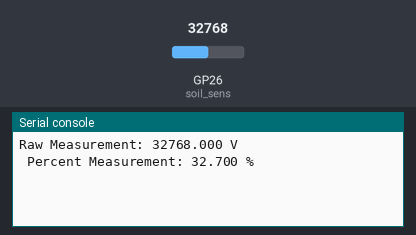
The program below on a simulated Raspberry Pi Pico running CircuitPython. Parts: the last lines printed to the serial console. The test bench sets the inputs (shaded band); at power-on: GP26 (soil_sens) = 32768 (analog values on the 0–65535 scale).

Above: at 1.2 s.
1.3 s: GP26 (soil_sens) set to 45874
At 2.6 s:
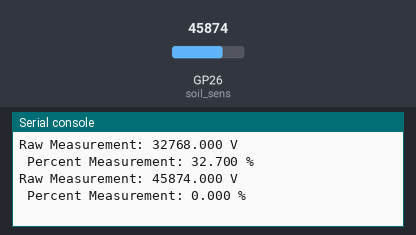
2.8 s: GP26 (soil_sens) set to 57670
At 5.5 s:
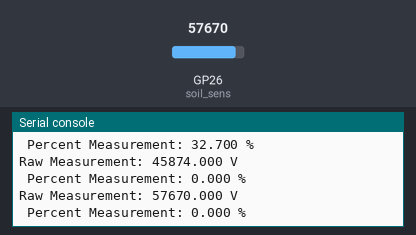
Timing chart, 0 to 7.0 s (numbered marks = the images above; inputs shaded):
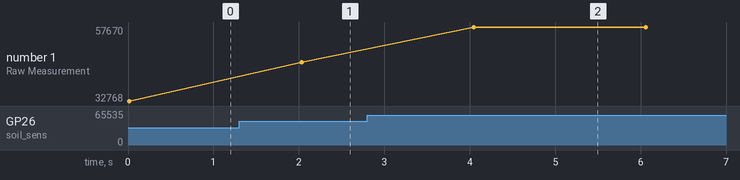

Measured:
- after the input at 1.3 s, the serial console: prints a new line after 0.73 s (image 1)
- after the input at 2.8 s, the serial console: prints a new line after 1.2 s (image 2)
- plotted number 1: 32768 → 45874 after the input at 1.3 s, 45874 → 57670 after the input at 2.8 s

The program:

moisture_sensor.py
```python
# Import libraries
import time
import random
import math
import gc

import board
import digitalio
import analogio
import terminalio
import busio

SOIL_SENS_PIN = board.GP26

soil_sens = analogio.AnalogIn(SOIL_SENS_PIN)

def volts_to_percent(volts):
    """Converts raw capacitive soil moisture sensor data.
    Assumes linear relationship between max and min voltage readings.
    """
    # Sensor Reference Values
    vref = 3.3
    arid = 38000.0 # 1.913V
    sodden = 22000.0 # 1.108V
    range = arid - sodden

    # Calculate
    frac = 1 - ((volts - sodden) / range)
    percent = min(100.0, max(0.0, frac * 100.0))

    return percent

def get_value(ain, samples=500):
    return sum([ain.value for _ in range(samples)]) / samples

def measure_soil(sensor):
    cap_raw = get_value(sensor)
    cap_percent = volts_to_percent(cap_raw)
    return cap_percent

while True:

    cap_raw = get_value(soil_sens)
    cap_percent = volts_to_percent(cap_raw)
    print("Raw Measurement: {:.3f} V\n Percent Measurement: {:.3f} %".format(cap_raw, cap_percent))
    time.sleep(2)
```
